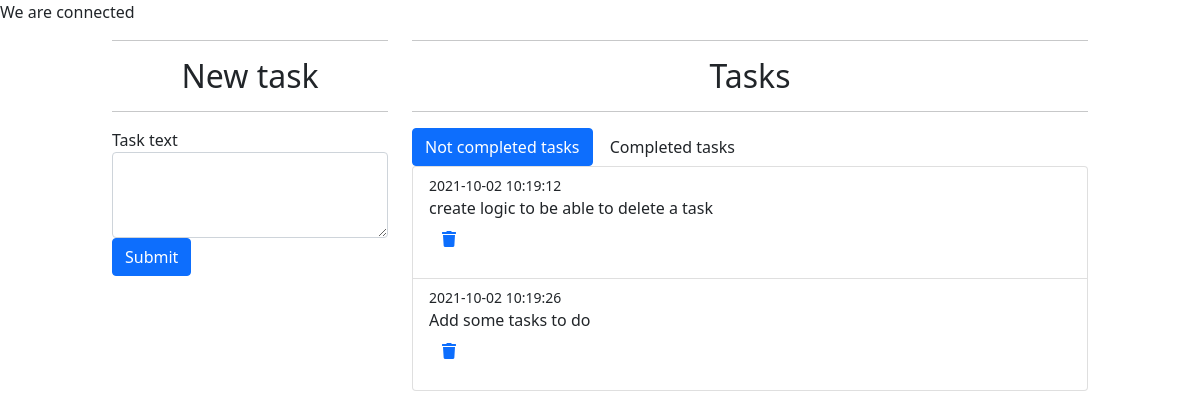
The page /tasks.php on the database its author committed.
### tables this page shows
CREATE TABLE IF NOT EXISTS `tasks` (
  `id` int(11) NOT NULL AUTO_INCREMENT,
  `text` text NOT NULL,
  `is_completed` tinyint(1) NOT NULL DEFAULT '0',
  `created_at` timestamp NOT NULL DEFAULT CURRENT_TIMESTAMP,
  PRIMARY KEY (`id`)
);

### tasks.php (the view, shortened to what this page needs)
<?php
$connection = mysqli_connect('localhost', 'root', "", 'loginapp');
$is_task_completed = 0;
$query = "SELECT * FROM tasks WHERE is_completed=$is_task_completed";
$result = mysqli_query($connection, $query);
$tasks = $result->fetch_all(MYSQLI_ASSOC);
?>
<!doctype html>
<html lang="en">
<head>
    <link href="https://cdn.jsdelivr.net/npm/bootstrap@5.1.1/dist/css/bootstrap.min.css" rel="stylesheet"
>
    <link rel="stylesheet" href="https://cdnjs.cloudflare.com/ajax/libs/font-awesome/5.2.0/css/all.min.css">
</head>
<body>
<div class="container-fluid">
    <div class="row">
        <div class="col-3 offset-1">
            <hr>
            <h2 class="text-center">New task</h2>
            <hr>
            <form method="post">
                <fieldset>
                    <div class="form-group">
                        <label for="exampleTextarea">Task text</label>
                        <textarea class="form-control" name="task-text" id="exampleTextarea" rows="3"></textarea>
                    </div>
                    <button type="submit" class="btn btn-primary">Submit</button>
                </fieldset>
            </form>
        </div>
        <div class="col-7">
            <hr>
            <h2 class="text-center">Tasks </h2>
            <hr>
            <a href="?task_completed=0" class="btn btn-<?php echo $is_task_completed ? "default" : "primary" ?>">Not
                completed tasks</a>
            <a href="?task_completed=1" class="btn btn-<?php echo $is_task_completed ? "primary" : "default" ?>">Completed
                tasks</a>
            <div class="list-group">
                <?php foreach ($tasks as $task) { ?>
                    <a href="?comp_task=<?php echo $task['id'] ?>"
                       class="list-group-item list-group-item-action flex-column align-items-start">
                        <div class="d-flex w-100 justify-content-between">
                            <small>
                                <?php echo $task['created_at']; ?>
                            </small>
                        </div>
                        <p class="mb-1">
                            <?php echo $task['text']; ?>
                        </p>
                        <form action="tasks.php" method="post">
                            <button class="btn btn-link"><i class="fas fa-trash"></i></button>
                        </form>
                    </a>
                <?php } ?>
            </div>
        </div>
    </div>
</div>
</body>
</html>

### rows shown on the page
tasks: created_at "2021-10-02 10:19:12", text "create logic to be able to delete a task"
tasks: created_at "2021-10-02 10:19:26", text "Add some tasks to do"
